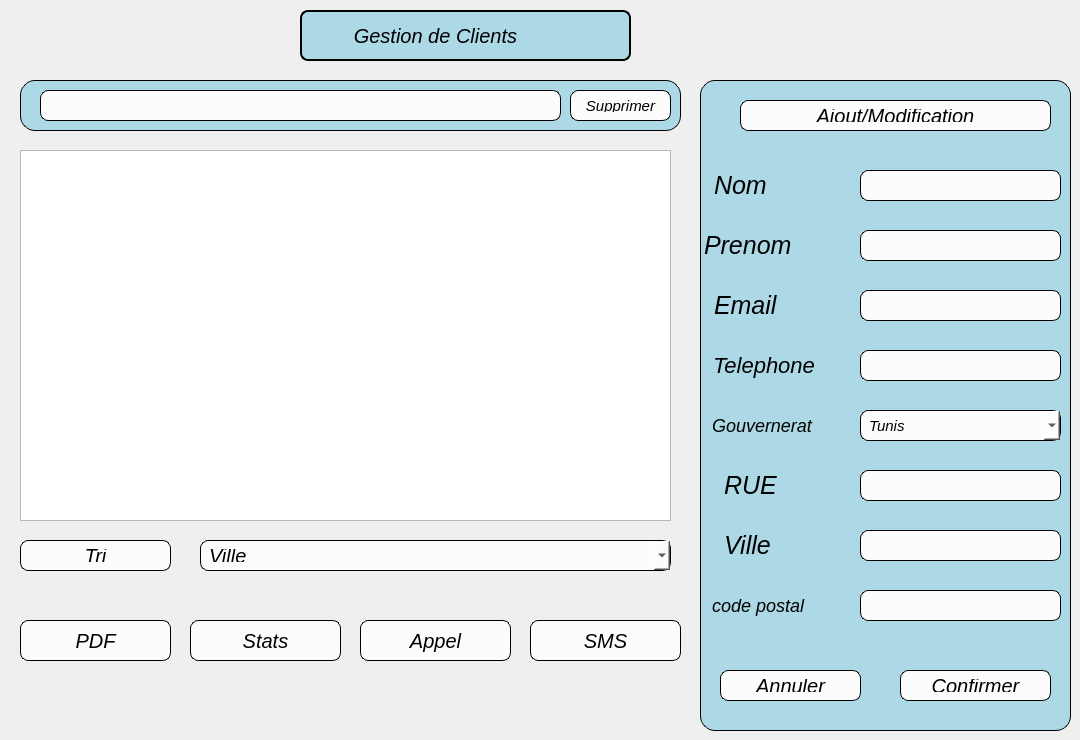
    <widget class="QWidget" name="page_2">
     <widget class="QPushButton" name="pushButton_16">
      <property name="geometry">
       <rect>
        <x>530</x>
        <y>620</y>
        <width>151</width>
        <height>41</height>
       </rect>
      </property>
      <property name="styleSheet">
       <string notr="true">
    background-color: #FCFCFC;   /* Fond rose pastel */
    border: 1px solid black;    /* Contour noir */
    border-radius: 8px;         /* Coins légèrement arrondis */
    color: black;               /* Couleur du texte */
    font-size: 20px;            /* Taille du texte */
    font-family: &quot;Lucida Handwriting&quot;;  /* Police artistique */
    font-style: italic;         /* Optionnel : style italique */
    padding: 8px;               /* Espacement interne */
</string>
      </property>
      <property name="text">
       <string>SMS</string>
      </property>
     </widget>
     <widget class="QPushButton" name="pushButton_17">
      <property name="geometry">
       <rect>
        <x>360</x>
        <y>620</y>
        <width>151</width>
        <height>41</height>
       </rect>
      </property>
      <property name="styleSheet">
       <string notr="true">
    background-color: #FCFCFC;   /* Fond rose pastel */
    border: 1px solid black;    /* Contour noir */
    border-radius: 8px;         /* Coins légèrement arrondis */
    color: black;               /* Couleur du texte */
    font-size: 20px;            /* Taille du texte */
    font-family: &quot;Lucida Handwriting&quot;;  /* Police artistique */
    font-style: italic;         /* Optionnel : style italique */
    padding: 8px;               /* Espacement interne */
</string>
      </property>
      <property name="text">
       <string>Appel</string>
      </property>
     </widget>
     <widget class="QPushButton" name="pushButtonStat">
      <property name="geometry">
       <rect>
        <x>190</x>
        <y>620</y>
        <width>151</width>
        <height>41</height>
       </rect>
      </property>
      <property name="styleSheet">
       <string notr="true">
    background-color: #FCFCFC;   /* Fond rose pastel */
    border: 1px solid black;    /* Contour noir */
    border-radius: 8px;         /* Coins légèrement arrondis */
    color: black;               /* Couleur du texte */
    font-size: 20px;            /* Taille du texte */
    font-family: &quot;Lucida Handwriting&quot;;  /* Police artistique */
    font-style: italic;         /* Optionnel : style italique */
    padding: 8px;               /* Espacement interne */
</string>
      </property>
      <property name="text">
       <string>Stats</string>
      </property>
     </widget>
     <widget class="QPushButton" name="tri">
      <property name="geometry">
       <rect>
        <x>20</x>
        <y>540</y>
        <width>151</width>
        <height>31</height>
       </rect>
      </property>
      <property name="styleSheet">
       <string notr="true">
    background-color: #FCFCFC;   /* Fond rose pastel */
    border: 1px solid black;    /* Contour noir */
    border-radius: 8px;         /* Coins légèrement arrondis */
    color: black;               /* Couleur du texte */
    font-size: 20px;            /* Taille du texte */
    font-family: &quot;Lucida Handwriting&quot;;  /* Police artistique */
    font-style: italic;         /* Optionnel : style italique */
    padding: 8px;               /* Espacement interne */
</string>
      </property>
      <property name="text">
       <string>Tri</string>
      </property>
     </widget>
     <widget class="QPushButton" name="Supprimer">
      <property name="geometry">
       <rect>
        <x>570</x>
        <y>90</y>
        <width>101</width>
        <height>31</height>
       </rect>
      </property>
      <property name="styleSheet">
       <string notr="true">
    background-color: #FCFCFC;   /* Fond rose pastel */
    border: 1px solid black;    /* Contour noir */
    border-radius: 8px;         /* Coins légèrement arrondis */
    color: black;               /* Couleur du texte */
    font-size: 15px;            /* Taille du texte */
    font-family: &quot;Lucida Handwriting&quot;;  /* Police artistique */
    font-style: italic;         /* Optionnel : style italique */
    padding: 8px;               /* Espacement interne */
</string>
      </property>
      <property name="text">
       <string>Supprimer</string>
      </property>
     </widget>
     <widget class="QPushButton" name="Annuler">
      <property name="geometry">
       <rect>
        <x>720</x>
        <y>670</y>
        <width>141</width>
        <height>31</height>
       </rect>
      </property>
      <property name="styleSheet">
       <string notr="true">
    background-color: #FCFCFC;   /* Fond rose pastel */
    border: 1px solid black;    /* Contour noir */
    border-radius: 8px;         /* Coins légèrement arrondis */
    color: black;               /* Couleur du texte */
    font-size: 20px;            /* Taille du texte */
    font-family: &quot;Lucida Handwriting&quot;;  /* Police artistique */
    font-style: italic;         /* Optionnel : style italique */
    padding: 8px;               /* Espacement interne */
</string>
      </property>
      <property name="text">
       <string>Annuler</string>
      </property>
     </widget>
     <widget class="QLabel" name="label_5">
      <property name="geometry">
       <rect>
        <x>300</x>
        <y>10</y>
        <width>331</width>
        <height>51</height>
       </rect>
      </property>
      <property name="styleSheet">
       <string notr="true">QLabel {
    background-color: #ADD8E6;   
    border: 2px solid black;    /* Contour noir */
    border-radius: 8px;         /* Coins légèrement arrondis */
    color: black;               /* Couleur du texte */
    font-size: 20px;            /* Taille du texte */
    font-family: &quot;Lucida Handwriting&quot;;  /* Police artistique */
    font-style: italic;         /* Optionnel : style italique */
    padding: 8px;               /* Espacement interne */
}</string>
      </property>
      <property name="text">
       <string>       Gestion de Clients</string>
      </property>
     </widget>
     <widget class="QPushButton" name="pushButton_22">
      <property name="geometry">
       <rect>
        <x>740</x>
        <y>100</y>
        <width>311</width>
        <height>31</height>
       </rect>
      </property>
      <property name="styleSheet">
       <string notr="true">
    background-color: #FCFCFC;   /* Fond rose pastel */
    border: 1px solid black;    /* Contour noir */
    border-radius: 8px;         /* Coins légèrement arrondis */
    color: black;               /* Couleur du texte */
    font-size: 20px;            /* Taille du texte */
    font-family: &quot;Lucida Handwriting&quot;;  /* Police artistique */
    font-style: italic;         /* Optionnel : style italique */
    padding: 8px;               /* Espacement interne */
</string>
      </property>
      <property name="text">
       <string>Ajout/Modification</string>
      </property>
     </widget>
     <widget class="QComboBox" name="comboBox_2">
      <property name="geometry">
       <rect>
        <x>200</x>
        <y>540</y>
        <width>471</width>
        <height>31</height>
       </rect>
      </property>
      <property name="styleSheet">
       <string notr="true">
    background-color: #FCFCFC;   /* Fond rose pastel */
    border: 1px solid black;    /* Contour noir */
    border-radius: 8px;         /* Coins légèrement arrondis */
    color: black;               /* Couleur du texte */
    font-size: 20px;            /* Taille du texte */
    font-family: &quot;Lucida Handwriting&quot;;  /* Police artistique */
    font-style: italic;         /* Optionnel : style italique */
    padding: 8px;               /* Espacement interne */
</string>
      </property>
      <item>
       <property name="text">
        <string>Ville </string>
       </property>
      </item>
      <item>
       <property name="text">
        <string>Gouvernerat </string>
       </property>
      </item>
      <item>
       <property name="text">
        <string>Code postal</string>
       </property>
      </item>
     </widget>
     <widget class="QPushButton" name="pushButtonPDF">
      <property name="geometry">
       <rect>
        <x>20</x>
        <y>620</y>
        <width>151</width>
        <height>41</height>
       </rect>
      </property>
      <property name="styleSheet">
       <string notr="true">
    background-color: #FCFCFC;   /* Fond rose pastel */
    border: 1px solid black;    /* Contour noir */
    border-radius: 8px;         /* Coins légèrement arrondis */
    color: black;               /* Couleur du texte */
    font-size: 20px;            /* Taille du texte */
    font-family: &quot;Lucida Handwriting&quot;;  /* Police artistique */
    font-style: italic;         /* Optionnel : style italique */
    padding: 8px;               /* Espacement interne */
</string>
      </property>
      <property name="text">
       <string>PDF</string>
      </property>
     </widget>
     <widget class="QTableView" name="tableView_2">
      <property name="geometry">
       <rect>
        <x>20</x>
        <y>150</y>
        <width>651</width>
        <height>371</height>
       </rect>
      </property>
     </widget>
     <widget class="QPushButton" name="Confirmer">
      <property name="geometry">
       <rect>
        <x>900</x>
        <y>670</y>
        <width>151</width>
        <height>31</height>
       </rect>
      </property>
      <property name="styleSheet">
       <string notr="true">
    background-color: #FCFCFC;   /* Fond rose pastel */
    border: 1px solid black;    /* Contour noir */
    border-radius: 8px;         /* Coins légèrement arrondis */
    color: black;               /* Couleur du texte */
    font-size: 20px;            /* Taille du texte */
    font-family: &quot;Lucida Handwriting&quot;;  /* Police artistique */
    font-style: italic;         /* Optionnel : style italique */
    padding: 8px;               /* Espacement interne */
</string>
      </property>
      <property name="text">
       <string>Confirmer</string>
      </property>
     </widget>
     <widget class="QLabel" name="label_6">
      <property name="geometry">
       <rect>
        <x>20</x>
        <y>80</y>
        <width>661</width>
        <height>51</height>
       </rect>
      </property>
      <property name="styleSheet">
       <string notr="true">    background-color: #ADD8E6;   
    border: 1px solid black;    /* Contour noir */
    border-radius: 15px;        /* Coins arrondis */
    color: black;               /* Couleur du texte */
    font-size: 16px;            /* Taille du texte */
    padding: 5px;               /* Espacement interne */</string>
      </property>
      <property name="text">
       <string/>
      </property>
     </widget>
     <widget class="QLabel" name="label_7">
      <property name="geometry">
       <rect>
        <x>700</x>
        <y>80</y>
        <width>371</width>
        <height>651</height>
       </rect>
      </property>
      <property name="styleSheet">
       <string notr="true">    background-color: #ADD8E6;   
    border: 1px solid black;    /* Contour noir */
    border-radius: 15px;        /* Coins arrondis */
    color: black;               /* Couleur du texte */
    font-size: 16px;            /* Taille du texte */
    padding: 5px;               /* Espacement interne */</string>
      </property>
      <property name="text">
       <string/>
      </property>
     </widget>
     <widget class="QLineEdit" name="lineEditNom">
      <property name="geometry">
       <rect>
        <x>860</x>
        <y>170</y>
        <width>201</width>
        <height>31</height>
       </rect>
      </property>
      <property name="styleSheet">
       <string notr="true">
    background-color: #FCFCFC;   /* Fond rose pastel */
    border: 1px solid black;    /* Contour noir */
    border-radius: 8px;         /* Coins légèrement arrondis */
    color: black;               /* Couleur du texte */
    font-size: 15px;            /* Taille du texte */
    font-family: &quot;Lucida Handwriting&quot;;  /* Police artistique */
    font-style: italic;         /* Optionnel : style italique */
    padding: 8px;               /* Espacement interne */
</string>
      </property>
     </widget>
     <widget class="QLineEdit" name="lineEditPrenom">
      <property name="geometry">
       <rect>
        <x>860</x>
        <y>230</y>
        <width>201</width>
        <height>31</height>
       </rect>
      </property>
      <property name="styleSheet">
       <string notr="true">
    background-color: #FCFCFC;   /* Fond rose pastel */
    border: 1px solid black;    /* Contour noir */
    border-radius: 8px;         /* Coins légèrement arrondis */
    color: black;               /* Couleur du texte */
    font-size: 15px;            /* Taille du texte */
    font-family: &quot;Lucida Handwriting&quot;;  /* Police artistique */
    font-style: italic;         /* Optionnel : style italique */
    padding: 8px;               /* Espacement interne */
</string>
      </property>
     </widget>
     <widget class="QLineEdit" name="lineEditEmail">
      <property name="geometry">
       <rect>
        <x>860</x>
        <y>290</y>
        <width>201</width>
        <height>31</height>
       </rect>
      </property>
      <property name="styleSheet">
       <string notr="true">
    background-color: #FCFCFC;   /* Fond rose pastel */
    border: 1px solid black;    /* Contour noir */
    border-radius: 8px;         /* Coins légèrement arrondis */
    color: black;               /* Couleur du texte */
    font-size: 15px;            /* Taille du texte */
    font-family: &quot;Lucida Handwriting&quot;;  /* Police artistique */
    font-style: italic;         /* Optionnel : style italique */
    padding: 8px;               /* Espacement interne */
</string>
      </property>
     </widget>
     <widget class="QLineEdit" name="lineEditTelephone">
      <property name="geometry">
       <rect>
        <x>860</x>
        <y>350</y>
        <width>201</width>
        <height>31</height>
       </rect>
      </property>
      <property name="styleSheet">
       <string notr="true">
    background-color: #FCFCFC;   /* Fond rose pastel */
    border: 1px solid black;    /* Contour noir */
    border-radius: 8px;         /* Coins légèrement arrondis */
    color: black;               /* Couleur du texte */
    font-size: 15px;            /* Taille du texte */
    font-family: &quot;Lucida Handwriting&quot;;  /* Police artistique */
    font-style: italic;         /* Optionnel : style italique */
    padding: 8px;               /* Espacement interne */
</string>
      </property>
     </widget>
     <widget class="QLineEdit" name="lineEditRue">
      <property name="geometry">
       <rect>
        <x>860</x>
        <y>470</y>
        <width>201</width>
        <height>31</height>
       </rect>
      </property>
      <property name="styleSheet">
       <string notr="true">
    background-color: #FCFCFC;   /* Fond rose pastel */
    border: 1px solid black;    /* Contour noir */
    border-radius: 8px;         /* Coins légèrement arrondis */
    color: black;               /* Couleur du texte */
    font-size: 15px;            /* Taille du texte */
    font-family: &quot;Lucida Handwriting&quot;;  /* Police artistique */
    font-style: italic;         /* Optionnel : style italique */
    padding: 8px;               /* Espacement interne */
</string>
      </property>
     </widget>
     <widget class="QLineEdit" name="lineEditVille">
      <property name="geometry">
       <rect>
        <x>860</x>
        <y>530</y>
        <width>201</width>
        <height>31</height>
       </rect>
      </property>
      <property name="styleSheet">
       <string notr="true">
    background-color: #FCFCFC;   /* Fond rose pastel */
    border: 1px solid black;    /* Contour noir */
    border-radius: 8px;         /* Coins légèrement arrondis */
    color: black;               /* Couleur du texte */
    font-size: 15px;            /* Taille du texte */
    font-family: &quot;Lucida Handwriting&quot;;  /* Police artistique */
    font-style: italic;         /* Optionnel : style italique */
    padding: 8px;               /* Espacement interne */
</string>
      </property>
     </widget>
     <widget class="QLineEdit" name="lineEditCode">
      <property name="geometry">
       <rect>
        <x>860</x>
        <y>590</y>
        <width>201</width>
        <height>31</height>
       </rect>
      </property>
      <property name="styleSheet">
       <string notr="true">
    background-color: #FCFCFC;   /* Fond rose pastel */
    border: 1px solid black;    /* Contour noir */
    border-radius: 8px;         /* Coins légèrement arrondis */
    color: black;               /* Couleur du texte */
    font-size: 15px;            /* Taille du texte */
    font-family: &quot;Lucida Handwriting&quot;;  /* Police artistique */
    font-style: italic;         /* Optionnel : style italique */
    padding: 8px;               /* Espacement interne */
</string>
      </property>
     </widget>
     <widget class="QLabel" name="label_8">
      <property name="geometry">
       <rect>
        <x>700</x>
        <y>160</y>
        <width>151</width>
        <height>51</height>
       </rect>
      </property>
      <property name="styleSheet">
       <string notr="true">    background-color: transparent;    /* Pas de fond */
    border: none;                     /* Pas de contour */
    color: black;                     /* Couleur du texte */
    font-size: 25px;                  /* Taille du texte */
    font-family: &quot;Lucida Handwriting&quot;;/* Police artistique */
    font-style: italic;               /* Italique */
    padding: 8px;                     /* Espacement interne */</string>
      </property>
      <property name="text">
       <string>Nom</string>
      </property>
     </widget>
     <widget class="QLabel" name="label_9">
      <property name="geometry">
       <rect>
        <x>690</x>
        <y>220</y>
        <width>151</width>
        <height>51</height>
       </rect>
      </property>
      <property name="styleSheet">
       <string notr="true">    background-color: transparent;    /* Pas de fond */
    border: none;                     /* Pas de contour */
    color: black;                     /* Couleur du texte */
    font-size: 25px;                  /* Taille du texte */
    font-family: &quot;Lucida Handwriting&quot;;/* Police artistique */
    font-style: italic;               /* Italique */
    padding: 8px;                     /* Espacement interne */</string>
      </property>
      <property name="text">
       <string>Prenom</string>
      </property>
     </widget>
     <widget class="QLabel" name="label_10">
      <property name="geometry">
       <rect>
        <x>700</x>
        <y>280</y>
        <width>151</width>
        <height>51</height>
       </rect>
      </property>
      <property name="styleSheet">
       <string notr="true">    background-color: transparent;    /* Pas de fond */
    border: none;                     /* Pas de contour */
    color: black;                     /* Couleur du texte */
    font-size: 25px;                  /* Taille du texte */
    font-family: &quot;Lucida Handwriting&quot;;/* Police artistique */
    font-style: italic;               /* Italique */
    padding: 8px;                     /* Espacement interne */</string>
      </property>
      <property name="text">
       <string>Email</string>
      </property>
     </widget>
     <widget class="QLabel" name="label_11">
      <property name="geometry">
       <rect>
        <x>700</x>
        <y>340</y>
        <width>181</width>
        <height>51</height>
       </rect>
      </property>
      <property name="styleSheet">
       <string notr="true">    background-color: transparent;    /* Pas de fond */
    border: none;                     /* Pas de contour */
    color: black;                     /* Couleur du texte */
    font-size: 22px;                  /* Taille du texte */
    font-family: &quot;Lucida Handwriting&quot;;/* Police artistique */
    font-style: italic;               /* Italique */
    padding: 8px;                     /* Espacement interne */</string>
      </property>
      <property name="text">
       <string>Telephone </string>
      </property>
     </widget>
     <widget class="QLabel" name="label_13">
      <property name="geometry">
       <rect>
        <x>710</x>
        <y>460</y>
        <width>151</width>
        <height>51</height>
       </rect>
      </property>
      <property name="styleSheet">
       <string notr="true">    background-color: transparent;    /* Pas de fond */
    border: none;                     /* Pas de contour */
    color: black;                     /* Couleur du texte */
    font-size: 25px;                  /* Taille du texte */
    font-family: &quot;Lucida Handwriting&quot;;/* Police artistique */
    font-style: italic;               /* Italique */
    padding: 8px;                     /* Espacement interne */</string>
      </property>
      <property name="text">
       <string>RUE</string>
      </property>
     </widget>
     <widget class="QLabel" name="label_14">
      <property name="geometry">
       <rect>
        <x>710</x>
        <y>520</y>
        <width>151</width>
        <height>51</height>
       </rect>
      </property>
      <property name="styleSheet">
       <string notr="true">    background-color: transparent;    /* Pas de fond */
    border: none;                     /* Pas de contour */
    color: black;                     /* Couleur du texte */
    font-size: 25px;                  /* Taille du texte */
    font-family: &quot;Lucida Handwriting&quot;;/* Police artistique */
    font-style: italic;               /* Italique */
    padding: 8px;                     /* Espacement interne */</string>
      </property>
      <property name="text">
       <string>Ville</string>
      </property>
     </widget>
     <widget class="QLabel" name="label_15">
      <property name="geometry">
       <rect>
        <x>700</x>
        <y>580</y>
        <width>161</width>
        <height>51</height>
       </rect>
      </property>
      <property name="styleSheet">
       <string notr="true">    background-color: transparent;    /* Pas de fond */
    border: none;                     /* Pas de contour */
    color: black;                     /* Couleur du texte */
    font-size: 18px;                  /* Taille du texte */
    font-family: &quot;Lucida Handwriting&quot;;/* Police artistique */
    font-style: italic;               /* Italique */
    padding: 8px;                     /* Espacement interne */</string>
      </property>
      <property name="text">
       <string>code postal</string>
      </property>
     </widget>
     <widget class="QLabel" name="label_16">
      <property name="geometry">
       <rect>
        <x>700</x>
        <y>400</y>
        <width>161</width>
        <height>51</height>
       </rect>
      </property>
      <property name="styleSheet">
       <string notr="true">    background-color: transparent;    /* Pas de fond */
    border: none;                     /* Pas de contour */
    color: black;                     /* Couleur du texte */
    font-size: 18px;                  /* Taille du texte */
    font-family: &quot;Lucida Handwriting&quot;;/* Police artistique */
    font-style: italic;               /* Italique */
    padding: 8px;                     /* Espacement interne */</string>
      </property>
      <property name="text">
       <string>Gouvernerat</string>
      </property>
     </widget>
     <widget class="QComboBox" name="comboBoxGouvernerat">
      <property name="geometry">
       <rect>
        <x>860</x>
        <y>410</y>
        <width>201</width>
        <height>31</height>
       </rect>
      </property>
      <property name="styleSheet">
       <string notr="true">
    background-color: #FCFCFC;   /* Fond rose pastel */
    border: 1px solid black;    /* Contour noir */
    border-radius: 8px;         /* Coins légèrement arrondis */
    color: black;               /* Couleur du texte */
    font-size: 15px;            /* Taille du texte */
    font-family: &quot;Lucida Handwriting&quot;;  /* Police artistique */
    font-style: italic;         /* Optionnel : style italique */
    padding: 8px;               /* Espacement interne */
</string>
      </property>
      <item>
       <property name="text">
        <string>Tunis</string>
       </property>
      </item>
      <item>
       <property name="text">
        <string>Ariana</string>
       </property>
      </item>
      <item>
       <property name="text">
        <string>Ben Arous</string>
       </property>
      </item>
      <item>
       <property name="text">
        <string>Bizerte</string>
       </property>
      </item>
      <item>
       <property name="text">
        <string>Mahdia</string>
       </property>
      </item>
      <item>
       <property name="text">
        <string>Monastir</string>
       </property>
      </item>
     </widget>
     <widget class="QLineEdit" name="lineEditRecherche">
      <property name="geometry">
       <rect>
        <x>40</x>
        <y>90</y>
        <width>521</width>
        <height>31</height>
       </rect>
      </property>
      <property name="styleSheet">
       <string notr="true">
    background-color: #FCFCFC;   /* Fond rose pastel */
    border: 1px solid black;    /* Contour noir */
    border-radius: 8px;         /* Coins légèrement arrondis */
    color: black;               /* Couleur du texte */
    font-size: 15px;            /* Taille du texte */
    font-family: &quot;Lucida Handwriting&quot;;  /* Police artistique */
    font-style: italic;         /* Optionnel : style italique */
    padding: 8px;               /* Espacement interne */
</string>
      </property>
     </widget>
     <zorder>label_7</zorder>
     <zorder>label_6</zorder>
     <zorder>pushButton_16</zorder>
     <zorder>pushButton_17</zorder>
     <zorder>pushButtonStat</zorder>
     <zorder>tri</zorder>
     <zorder>Supprimer</zorder>
     <zorder>Annuler</zorder>
     <zorder>label_5</zorder>
     <zorder>pushButton_22</zorder>
     <zorder>comboBox_2</zorder>
     <zorder>pushButtonPDF</zorder>
     <zorder>tableView_2</zorder>
     <zorder>Confirmer</zorder>
     <zorder>lineEditNom</zorder>
     <zorder>lineEditPrenom</zorder>
     <zorder>lineEditEmail</zorder>
     <zorder>lineEditTelephone</zorder>
     <zorder>lineEditRue</zorder>
     <zorder>lineEditVille</zorder>
     <zorder>lineEditCode</zorder>
     <zorder>label_8</zorder>
     <zorder>label_9</zorder>
     <zorder>label_10</zorder>
     <zorder>label_11</zorder>
     <zorder>label_13</zorder>
     <zorder>label_14</zorder>
     <zorder>label_15</zorder>
     <zorder>label_16</zorder>
     <zorder>comboBoxGouvernerat</zorder>
     <zorder>lineEditRecherche</zorder>
    </widget>
